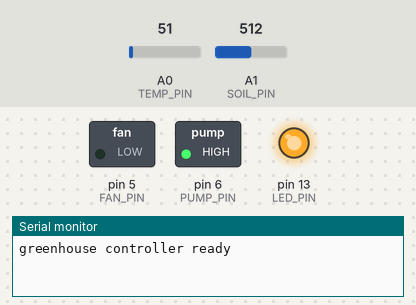
The sketch below on a simulated Arduino Uno, built with avr-gcc and run on an emulated ATmega328P. Shown: switched loads named in the sketch (green lamp = pin HIGH), output pins drawn as LEDs (lit = HIGH), the last lines printed to the serial monitor. Inputs (shaded band) come from the test bench; at power-on: A0 (TEMP_PIN) = 51, A1 (SOIL_PIN) = 512.

Above: at 1.2 s.
1.3 s: A0 (TEMP_PIN) set to 151
4.0 s: A0 (TEMP_PIN) set to 169
At 4.9 s:
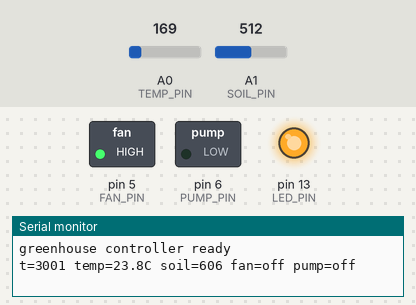
6.0 s: A1 (SOIL_PIN) set to 652
10.5 s: A1 (SOIL_PIN) set to 679
At 11.9 s:
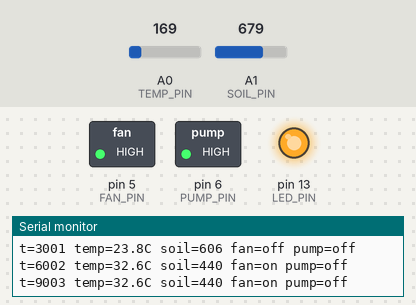
15.8 s: A1 (SOIL_PIN) set to 511
At 18.8 s:
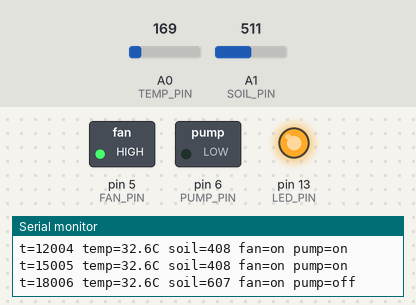
19.5 s: A1 (SOIL_PIN) set to 716
At 23.0 s:
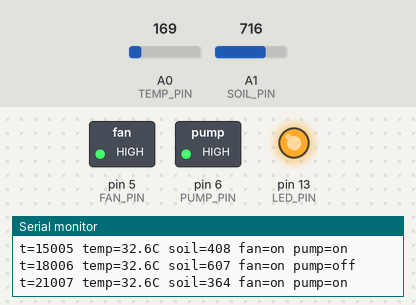
Timing chart, 0 to 24.5 s (numbered marks = the images above; inputs shaded):
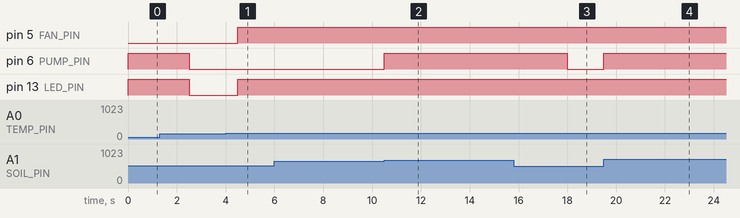

Measured:
- the behaviour switches between 161 and 162 on A0 (TEMP_PIN) (found by bisection; images 0 and 1)
- the behaviour switches between 668 and 669 on A1 (SOIL_PIN) (found by bisection; images 1 and 2)
- after the input at 4.0 s, pin 5 (FAN_PIN), pin 13 (LED_PIN): LOW → HIGH after 0.50 s
- after the input at 10.5 s, pin 6 (PUMP_PIN): LOW → HIGH at once
- after the input at 15.8 s, pin 6 (PUMP_PIN): HIGH → LOW after 2.2 s
- after the input at 19.5 s, pin 6 (PUMP_PIN): LOW → HIGH at once

The sketch:

demo_greenhouse_controller.ino
```cpp
// Demo: Arduino greenhouse controller with sensor polling and fan/pump control.
#include <Arduino.h>

static const int TEMP_PIN = A0;
static const int SOIL_PIN = A1;
static const int FAN_PIN = 5;
static const int PUMP_PIN = 6;
static const int LED_PIN = 13;

struct Config {
  float tempHigh;
  float tempLow;
  int soilDry;
  int wateringMs;
  unsigned long sensorIntervalMs;
};

struct State {
  float temperature;
  int soil;
  bool fanOn;
  bool pumpOn;
  unsigned long pumpUntil;
  unsigned long lastSensorAt;
};

Config cfg = {29.0f, 25.0f, 420, 2500, 1500};
State st = {0.0f, 0, false, false, 0, 0};

float readTemperatureC() {
  int raw = analogRead(TEMP_PIN);
  float voltage = (raw / 1023.0f) * 5.0f;
  return (voltage - 0.5f) * 100.0f;
}

int readSoil() {
  int raw = analogRead(SOIL_PIN);
  return map(raw, 1023, 180, 0, 1000);
}

void setFan(bool on) {
  st.fanOn = on;
  digitalWrite(FAN_PIN, on ? HIGH : LOW);
}

void setPump(bool on, unsigned long now) {
  st.pumpOn = on;
  digitalWrite(PUMP_PIN, on ? HIGH : LOW);
  if (on) {
    st.pumpUntil = now + cfg.wateringMs;
  } else {
    st.pumpUntil = 0;
  }
}

void printState(unsigned long now) {
  Serial.print("t=");
  Serial.print(now);
  Serial.print(" temp=");
  Serial.print(st.temperature, 1);
  Serial.print("C soil=");
  Serial.print(st.soil);
  Serial.print(" fan=");
  Serial.print(st.fanOn ? "on" : "off");
  Serial.print(" pump=");
  Serial.println(st.pumpOn ? "on" : "off");
}

void controlClimate(unsigned long now) {
  if (st.temperature >= cfg.tempHigh) {
    setFan(true);
  } else if (st.temperature <= cfg.tempLow) {
    setFan(false);
  }

  if (st.soil <= cfg.soilDry && !st.pumpOn) {
    setPump(true, now);
  }

  if (st.pumpOn && now >= st.pumpUntil) {
    setPump(false, now);
  }

  digitalWrite(LED_PIN, st.fanOn || st.pumpOn ? HIGH : LOW);
}

void readSensors(unsigned long now) {
  if (now - st.lastSensorAt < cfg.sensorIntervalMs) {
    return;
  }
  st.lastSensorAt = now;
  st.temperature = readTemperatureC();
  st.soil = readSoil();
}

void processSerial() {
  if (!Serial.available()) {
    return;
  }

  String cmd = Serial.readStringUntil('\n');
  cmd.trim();
  if (cmd.startsWith("tempHigh=")) {
    cfg.tempHigh = cmd.substring(9).toFloat();
  } else if (cmd.startsWith("tempLow=")) {
    cfg.tempLow = cmd.substring(8).toFloat();
  } else if (cmd.startsWith("soilDry=")) {
    cfg.soilDry = cmd.substring(8).toInt();
  } else if (cmd == "status") {
    printState(millis());
  }
}

void setup() {
  pinMode(FAN_PIN, OUTPUT);
  pinMode(PUMP_PIN, OUTPUT);
  pinMode(LED_PIN, OUTPUT);
  digitalWrite(FAN_PIN, LOW);
  digitalWrite(PUMP_PIN, LOW);

  Serial.begin(115200);
  while (!Serial) {
    delay(10);
  }
  Serial.println("greenhouse controller ready");
}

void loop() {
  unsigned long now = millis();
  readSensors(now);
  controlClimate(now);
  processSerial();

  static unsigned long lastReport = 0;
  if (now - lastReport > 3000) {
    lastReport = now;
    printState(now);
  }
}
```

demo_packet_parser.c
```cpp
/* Demo: Key-value packet parser with validation, lookup, and checksum calculation. */
#include <ctype.h>
#include <stdint.h>
#include <stdio.h>
#include <stdlib.h>
#include <string.h>

#define MAX_FIELDS 16
#define MAX_TOKEN 64

typedef struct {
    char key[MAX_TOKEN];
    char value[MAX_TOKEN];
} Field;

typedef struct {
    Field fields[MAX_FIELDS];
    size_t count;
} Packet;

static void packet_init(Packet *pkt) {
    pkt->count = 0;
    for (size_t i = 0; i < MAX_FIELDS; i++) {
        pkt->fields[i].key[0] = '\0';
        pkt->fields[i].value[0] = '\0';
    }
}

static int add_field(Packet *pkt, const char *key, const char *value) {
    if (pkt->count >= MAX_FIELDS) {
        return -1;
    }
    strncpy(pkt->fields[pkt->count].key, key, MAX_TOKEN - 1);
    strncpy(pkt->fields[pkt->count].value, value, MAX_TOKEN - 1);
    pkt->fields[pkt->count].key[MAX_TOKEN - 1] = '\0';
    pkt->fields[pkt->count].value[MAX_TOKEN - 1] = '\0';
    pkt->count++;
    return 0;
}

static void trim(char *s) {
    size_t len = strlen(s);
    size_t start = 0;
    while (start < len && isspace((unsigned char)s[start])) {
        start++;
    }
    if (start > 0) {
        memmove(s, s + start, len - start + 1);
        len = strlen(s);
    }
    while (len > 0 && isspace((unsigned char)s[len - 1])) {
        s[len - 1] = '\0';
        len--;
    }
}

static int parse_line(Packet *pkt, const char *line) {
    char local[256];
    strncpy(local, line, sizeof(local) - 1);
    local[sizeof(local) - 1] = '\0';

    char *sep = strchr(local, '=');
    if (!sep) {
        return -1;
    }

    *sep = '\0';
    char *key = local;
    char *value = sep + 1;
    trim(key);
    trim(value);

    if (key[0] == '\0' || value[0] == '\0') {
        return -2;
    }

    return add_field(pkt, key, value);
}

static const char *packet_get(const Packet *pkt, const char *key) {
    for (size_t i = 0; i < pkt->count; i++) {
        if (strcmp(pkt->fields[i].key, key) == 0) {
            return pkt->fields[i].value;
        }
    }
    return NULL;
}

static uint32_t checksum(const Packet *pkt) {
    uint32_t sum = 2166136261u;
    for (size_t i = 0; i < pkt->count; i++) {
        const char *k = pkt->fields[i].key;
        const char *v = pkt->fields[i].value;
        while (*k) {
            sum ^= (uint8_t)*k++;
            sum *= 16777619u;
        }
        while (*v) {
            sum ^= (uint8_t)*v++;
            sum *= 16777619u;
        }
    }
    return sum;
}

static void print_packet(const Packet *pkt) {
    printf("packet fields: %zu\n", pkt->count);
    for (size_t i = 0; i < pkt->count; i++) {
        printf("  %s = %s\n", pkt->fields[i].key, pkt->fields[i].value);
    }
    printf("checksum: 0x%08x\n", checksum(pkt));
}

int main(void) {
    const char *lines[] = {
        "type = telemetry",
        "node = sensor-17",
        "temp = 23.4",
        "humidity = 41",
        "state = ok"
    };

    Packet pkt;
    packet_init(&pkt);

    for (size_t i = 0; i < sizeof(lines) / sizeof(lines[0]); i++) {
        int rc = parse_line(&pkt, lines[i]);
        if (rc != 0) {
            fprintf(stderr, "parse error %d at line %zu\n", rc, i + 1);
            return 1;
        }
    }

    print_packet(&pkt);
    const char *node = packet_get(&pkt, "node");
    if (node) {
        printf("node id: %s\n", node);
    }

    return 0;
}
```
